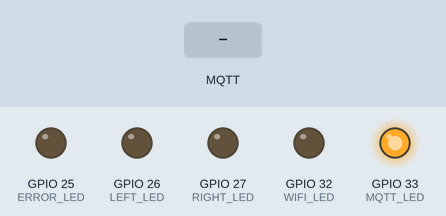
Recording of a sketch running on a simulated ESP32. Shown: output pins drawn as LEDs (lit = HIGH). The test bench sets the inputs (shaded band). WiFi joins after 1.5 s; servers stay silent unless stated; no MQTT or app messages arrive unless stated; what the sketch prints to the serial monitor is not drawn.

Above: at 7.8 s.
7.9 s: MQTT message "100" arrives on the first subscribed topic
At 8.7 s:
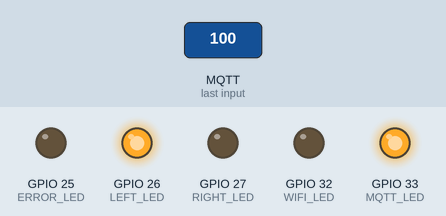
9.4 s: MQTT message "200" arrives on the first subscribed topic
At 9.9 s:
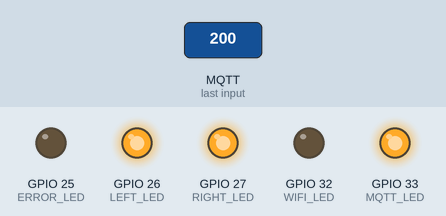
10.9 s: MQTT message "101" arrives on the first subscribed topic
At 12.1 s:
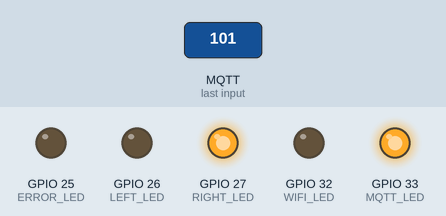
12.4 s: MQTT message "201" arrives on the first subscribed topic
At 13.4 s:
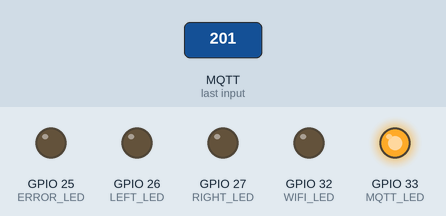
Timing chart, 0 to 14.9 s (numbered marks = the images above; inputs shaded):
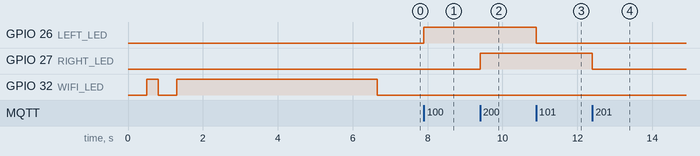

The sketch:

turnThatLightOn.ino
```cpp
#include <WiFi.h>
#include <PubSubClient.h>
#include <string.h>

#define ON 1
#define OFF 0
#define LEFT_LED GPIO_NUM_26
#define RIGHT_LED GPIO_NUM_27
#define WIFI_LED GPIO_NUM_32
#define MQTT_LED GPIO_NUM_33
#define ERROR_LED GPIO_NUM_25

const char* ssid = "LIB-7298699";
const char* password = "Nq6jypqgqGmj";
const char* mqtt_server = "turnthatlighton-inel4206.space";
const char* mqtt_topic = "pose";

char message[3];

WiFiClient espClient;
PubSubClient client(espClient);

/**********************************************************
* Does the initial setup for the whole program.
* Connects to WIFI and MQTT broker.
***********************************************************/

void setup() {

  gpio_set_direction(LEFT_LED, GPIO_MODE_OUTPUT);
  gpio_set_direction(RIGHT_LED, GPIO_MODE_OUTPUT);
  gpio_set_direction(WIFI_LED, GPIO_MODE_OUTPUT);
  gpio_set_direction(MQTT_LED, GPIO_MODE_OUTPUT);
  gpio_set_direction(ERROR_LED, GPIO_MODE_OUTPUT);

  gpio_set_level(LEFT_LED, OFF); //LEFT GREEN
  gpio_set_level(RIGHT_LED, OFF); // RIGHT GREEN
  gpio_set_level(MQTT_LED, OFF); // BLUE
  gpio_set_level(WIFI_LED, OFF); // GREEN
  gpio_set_level(ERROR_LED, OFF); //RED

  Serial.begin(115200);
  WiFi.begin(ssid, password);

  while (WiFi.status() != WL_CONNECTED) {
    delay(500);
    Serial.println("Connecting to WiFi.");Serial.print(".");
    gpio_set_level(WIFI_LED, ON);
    delay(300);
    gpio_set_level(WIFI_LED, OFF);
  }
  Serial.println("Connected to WiFi");
  gpio_set_level(WIFI_LED, ON);
  delay(5000);

  client.setServer(mqtt_server, 1883);
  client.setCallback(callback);

  while (!client.connected()) {
    Serial.println("Connecting to MQTT broker...");
    if (client.connect("ESP32Client")) {
      gpio_set_level(WIFI_LED, OFF);
      gpio_set_level(ERROR_LED, OFF);
      gpio_set_level(MQTT_LED, ON);
      Serial.println("Connected to MQTT broker");
      client.subscribe(mqtt_topic);
    } else {

      Serial.print("Failed, rc=");
      Serial.print(client.state());
      Serial.println("retrying in 5 seconds");
      delay(5000);
    }
  }
}

/**********************************************************
* Constantly checks if client is connected to MQTT broker,
* if not it calls the reconnect fucntion. Also, it continously
* updates the payload being received from the client.
***********************************************************/

void loop() {
  if (!client.connected()) {
    gpio_set_level(WIFI_LED, OFF);
    gpio_set_level(MQTT_LED, OFF);
    gpio_set_level(ERROR_LED, ON);
    reconnect_MQTT();
  }
  gpio_set_level(ERROR_LED, OFF);
  gpio_set_level(MQTT_LED, ON);
  client.loop();
}

/**********************************************************
* Function that receives MQTT topic, payload from MQTT topic,
* and length of payload. It the converts this payload byte by
* byte into a string and also saves this string in a message
* variable.
*
* @param MQTT Topic, MQTT Payload, length of payload
***********************************************************/

void callback(char* topic, byte* payload, unsigned int length) {
  Serial.println();
  Serial.print("Message received on topic: ");
  Serial.println(topic);
  Serial.print("Payload: ");
  for (int i = 0; i < length; i++) {
    Serial.print((char)payload[i]);
    message[i] = (char)payload[i];
  }
  Serial.println();

  determine_light(message);
}

/**********************************************************
* Function that receives pose message from payload and based
* on that pose turns on target light.
*
* @param MQTT message
***********************************************************/

void determine_light(char *message){

  if(strcmp(message, "100") == 0){ //left on
    gpio_set_level(LEFT_LED, ON);
  }
  else if(strcmp(message, "101") == 0){ //left off
    gpio_set_level(LEFT_LED, OFF);
  }
  else if(strcmp(message, "200") == 0){ //right on
    gpio_set_level(RIGHT_LED, ON);
  }
  else if(strcmp(message, "201") == 0){ //right off
    gpio_set_level(RIGHT_LED, OFF);
  }
  else if(strcmp(message, "300") == 0){ //no pose on
    Serial.println("NO POSE.");
  }
  else if(strcmp(message, "301") == 0){ //no pose off
    Serial.println("NO POSE.");
  }

}

/**********************************************************
* Function that reconnects to MQTT broker if connection is
* lost at any time.
***********************************************************/
void reconnect_MQTT() {
  while (!client.connected()) {
    Serial.println("Connecting to MQTT...");
    if (client.connect("ESP32Client")) {
      Serial.println("Connected to MQTT.");
      client.subscribe(mqtt_topic);
    } else {
      Serial.print("Failed, error code = ");
      Serial.print(client.state());
      Serial.println(" retrying in 5 seconds");
      delay(5000);
    }
  }
}
```

Measured:
- after the input at 7.9 s, GPIO 26 (LEFT_LED): LOW → HIGH at once
- after the input at 9.4 s, GPIO 27 (RIGHT_LED): LOW → HIGH at once
- after the input at 10.9 s, GPIO 26 (LEFT_LED): HIGH → LOW at once
- after the input at 12.4 s, GPIO 27 (RIGHT_LED): HIGH → LOW at once
